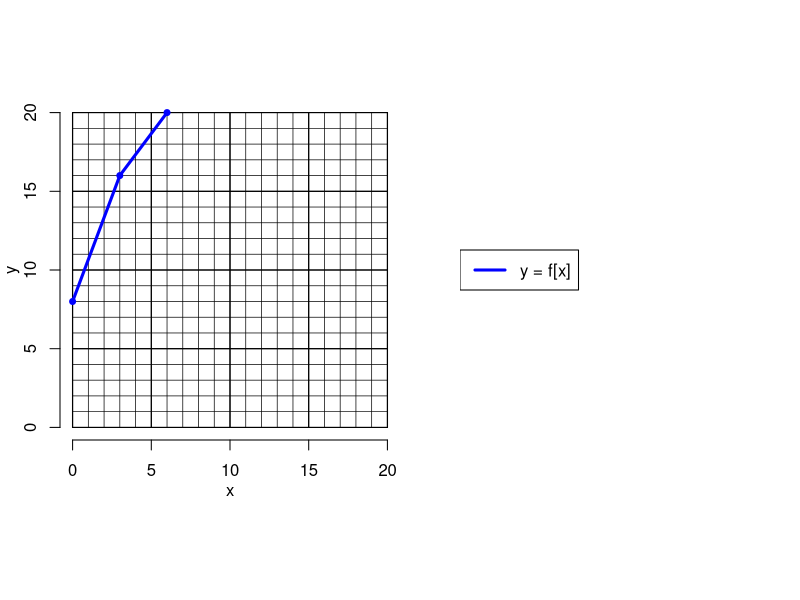
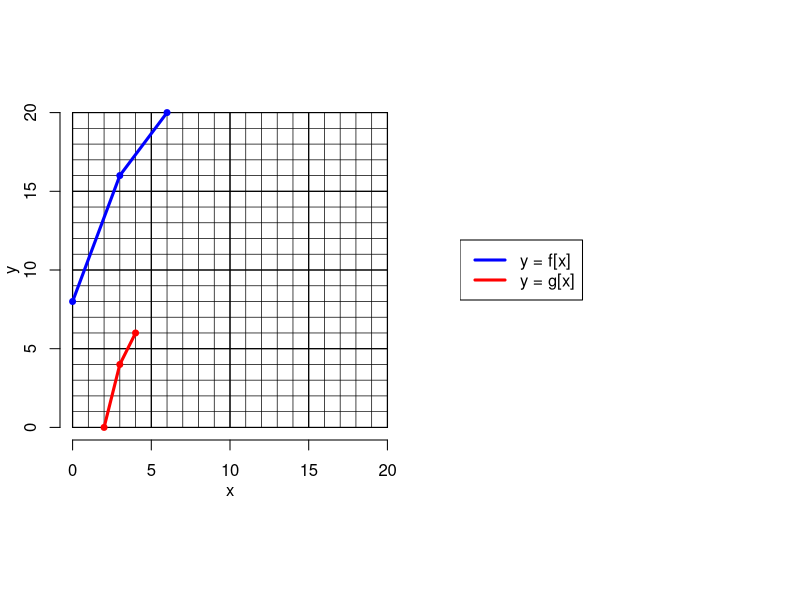

The R script that drew these images, in order:
## ---- chunk 1
exp_types = sample(1:8,2)
et1 = exp_types[1]
et2 = exp_types[2]
exp_frames = c("M\\cdot\\left(x+A\\right)",
               "M\\cdot x+A",
               "M\\cdot\\left(x-A\\right)",
               "M\\cdot x-A",
               "\\frac{x+A}{M}",
               "\\frac{x}{M}+A",
               "\\frac{x-A}{M}",
               "\\frac{x}{M}-A")

funcs = list(function(x,A,M){M*(x+A)},
             function(x,A,M){M*x+A},
             function(x,A,M){M*(x-A)},
             function(x,A,M){M*x-A},
             function(x,A,M){(x+A)/M},
             function(x,A,M){x/M+A},
             function(x,A,M){(x-A)/M},
             function(x,A,M){x/M-A}
             )
while(T){
    mults = sample(c(2:3),2)
    Mx = mults[1]
    My = mults[2]
    xspace1 = sample(1:3,1)
    yspace1 = sample(1:3,1)
    xspace2 = xspace1*mults[1]
    yspace2 = yspace1*mults[2]
    xbig = sort(sample(0:floor(20/xspace2),3))*xspace2
    ybig = sample(0:floor(20/yspace2),3)*yspace2
    shifts = sample(1:6,2)
    Ax = shifts[1]
    Ay = shifts[2]
    if(et1<5){
        xsmall = funcs[[9-et1]](xbig,Ax,Mx)
        x1 = xbig
        x2 = xsmall
    } else {
        xsmall = funcs[[et1]](xbig,Ax,Mx)
        x1 = xsmall
        x2 = xbig
    }
    if(et2<5){
        ysmall = funcs[[9-et2]](ybig,Ay,My)
        y1 = ysmall
        y2 = ybig
    } else {
        ysmall = funcs[[et2]](ybig,Ay,My)
        y1 = ybig
        y2 = ysmall
    }
    alldem = c(x1,x2,y1,y2)
    m11 = (y1[2]-y1[1])/(x1[2]-x1[1])
    m12 = (y1[3]-y1[2])/(x1[3]-x1[2])
    if(min(alldem)>=0 && max(alldem)<=20 && sum(alldem%%1==0)==12 && m11 != m12){break}
}


exp1 = exp_frames[et2]
exp1 = gsub("x","f{\\left[X\\right]}",exp1,fixed=T)
exp1 = gsub("A",Ay,exp1,fixed=T)
exp1 = gsub("M",My,exp1,fixed=T)
exp1 = gsub("X",exp_frames[et1],exp1,fixed=T)
exp1 = gsub("A",Ax,exp1,fixed=T)
exp1 = gsub("M",Mx,exp1,fixed=T)


answers = c(x2,y2)

ach = sort(answers)
while(length(ach)<10){
    ach=unique(sort(c(ach,sample(0:20,1))))
}

al = paste0("* ",ach,collapse="\n")

answers = c(x2,y2)
sols = character()
for(i in 1:6){
    sols = c(sols,paste0(1*(ach==answers[i]),collapse=""))
}
solstr = paste0(sols,collapse="|")


## ---- chunk 2
par(mar=c(3,3,0,0),oma=c(0,0,0,0),pty="s",mfrow=c(1,2))
plot(0,0,"n",xlim=c(0,20),ylim=c(0,20),axes=F,ann=F)
for(i in 1:20){
    lines(c(i,i),c(0,20),lwd=0.7)
    lines(c(0,20),c(i,i),lwd=0.7)
}
for(i in seq(0,20,5)){
    lines(c(i,i),c(0,20),lwd=1.2)
    lines(c(0,20),c(i,i),lwd=1.2)
}
axis(1,line=0)
axis(2,line=0)
mtext("x",1,line=2)
mtext("y",2,line=2)
lines(x1,y1,col="blue",lwd=3)
points(x1,y1,col="blue",pch=19,cex=0.8)

# if(params$showsol==T){
#     lines(x2,y2,col="red",lwd=3)
#     points(x2,y2,col="red",pch=19,cex=0.8)
# }

plot(0,0,"n",axes=F,ann=F)
legend("left","y = f[x]",col="blue",lwd=3)
## ---- chunk 3
library(kableExtra)
x = paste0("##ANSWER",1:3,"##")
gx = paste0("##ANSWER",4:6,"##")
df = data.frame(x,gx)
colnames(df)=c("$x$","$g[x]$")
kable(df)
## ---- chunk 4
library(kableExtra)
x = paste0(x2)
gx = paste0(y2)
df = data.frame(x,gx)
colnames(df)=c("$x$","$g[x]$")
kable(df)
## ---- chunk 5
exp2 = exp_frames[et1]
exp2 = gsub("A",Ax,exp2,fixed=T)
exp2 = gsub("M",Mx,exp2,fixed=T)

## ---- chunk 6
exp3 = gsub("x",x2[1],exp1,fixed=T)
exp4 = exp_frames[et2]
exp4 = gsub("x","f{\\left[X\\right]}",exp4,fixed=T)
exp4 = gsub("X",x1[1],exp4,fixed=T)
exp4 = gsub("A",Ax,exp4,fixed=T)
exp4 = gsub("M",Mx,exp4,fixed=T)
exp5 = exp_frames[et2]
exp5 = gsub("x",y1[1],exp5,fixed=T)
exp5 = gsub("A",Ax,exp5,fixed=T)
exp5 = gsub("M",Mx,exp5,fixed=T)
## ---- chunk 7
exp3 = gsub("x",x2[2],exp1,fixed=T)
exp4 = exp_frames[et2]
exp4 = gsub("x","f{\\left[X\\right]}",exp4,fixed=T)
exp4 = gsub("X",x1[2],exp4,fixed=T)
exp4 = gsub("A",Ax,exp4,fixed=T)
exp4 = gsub("M",Mx,exp4,fixed=T)
exp5 = exp_frames[et2]
exp5 = gsub("x",y1[2],exp5,fixed=T)
exp5 = gsub("A",Ax,exp5,fixed=T)
exp5 = gsub("M",Mx,exp5,fixed=T)
## ---- chunk 8
exp3 = gsub("x",x2[3],exp1,fixed=T)
exp4 = exp_frames[et2]
exp4 = gsub("x","f{\\left[X\\right]}",exp4,fixed=T)
exp4 = gsub("X",x1[3],exp4,fixed=T)
exp4 = gsub("A",Ax,exp4,fixed=T)
exp4 = gsub("M",Mx,exp4,fixed=T)
exp5 = exp_frames[et2]
exp5 = gsub("x",y1[3],exp5,fixed=T)
exp5 = gsub("A",Ax,exp5,fixed=T)
exp5 = gsub("M",Mx,exp5,fixed=T)
## ---- chunk 9
par(mar=c(3,3,0,0),oma=c(0,0,0,0),pty="s",mfrow=c(1,2))
plot(0,0,"n",xlim=c(0,20),ylim=c(0,20),axes=F,ann=F)
for(i in 1:20){
    lines(c(i,i),c(0,20),lwd=0.7)
    lines(c(0,20),c(i,i),lwd=0.7)
}
for(i in seq(0,20,5)){
    lines(c(i,i),c(0,20),lwd=1.2)
    lines(c(0,20),c(i,i),lwd=1.2)
}
axis(1,line=0)
axis(2,line=0)
mtext("x",1,line=2)
mtext("y",2,line=2)
lines(x1,y1,col="blue",lwd=3)
points(x1,y1,col="blue",pch=19,cex=0.8)

lines(x2,y2,col="red",lwd=3)
points(x2,y2,col="red",pch=19,cex=0.8)

plot(0,0,"n",axes=F,ann=F)
legend("left",c("y = f[x]","y = g[x]"),col=c("blue","red"),lwd=c(3,3))
## ---- chunk 10
inveq = exp_frames[9-et1]
inveq = gsub("A",Ax,inveq,fixed=T)
inveq = gsub("M",Mx,inveq,fixed=T)
inveq = gsub("x","x_{\\text{old}}",inveq,fixed=T)

yeq = exp_frames[et2]
yeq = gsub("A",Ay,yeq,fixed=T)
yeq = gsub("M",My,yeq,fixed=T)
yeq = gsub("x","y_{\\text{old}}",yeq,fixed=T)

argex = exp_frames[et1]
argex = gsub("A",Ax,argex,fixed=T)
argex = gsub("M",Mx,argex,fixed=T)

outex = exp_frames[et2]
outex = gsub("A",Ay,outex,fixed=T)
outex = gsub("M",My,outex,fixed=T)
outex = gsub("x","f[\\text{arg}]",outex,fixed=T)
